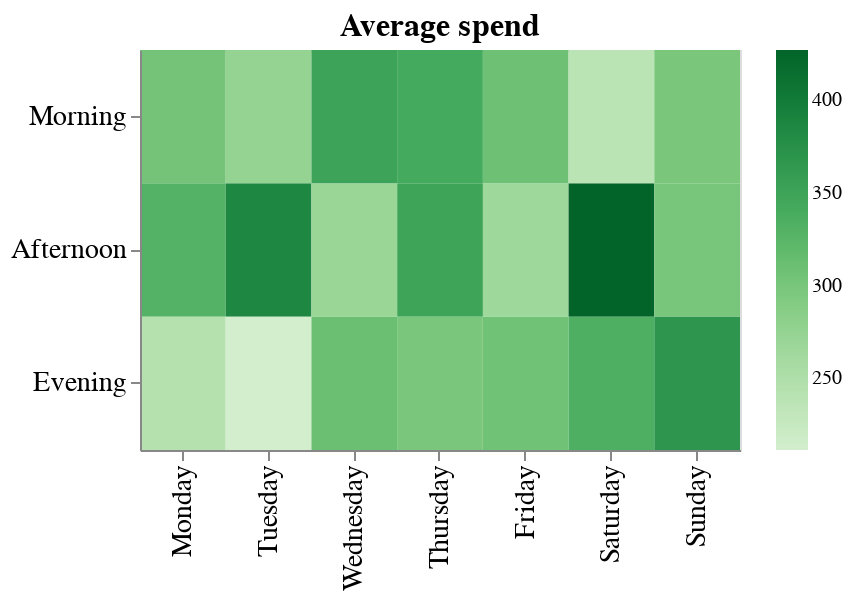

Write notebook code for a chart like this one.
### Code cell
# Let's try this... plot average transaction size for store A using `transform_filter`

plot_3 = (alt
 .Chart(agg_df)
 .mark_rect()
 .encode(
     alt.X('Day_of_week:N', title=None, sort=days),
     alt.Y('Time_of_day:N', title=None, sort=times),
     alt.Color('Avg_trans_size:Q', title=None, scale=alt.Scale(scheme='greens')),
     tooltip=[alt.Tooltip('Day_of_week', title = 'Day of the week'), 
              alt.Tooltip('Time_of_day', title = "Time of the day"), 
              alt.Tooltip('Avg_trans_size:Q', title = 'Average transaction size', format='$,.0f')])
 .transform_filter(alt.FieldEqualPredicate(field='Branch', equal='A'))
 .configure_axis(labelFontSize=14, titleFontSize=14)
 .configure_title(fontSize=16)
 .properties(width=300, height=200, title='Average spend')
)

plot_3

### Figure 1 — Vega-Lite specification as saved in the notebook (floating-point values rounded to 4 significant figures)
{"$schema": "https://vega.github.io/schema/vega-lite/v3.4.0.json", "config": {"axis": {"labelFontSize": 14, "titleFontSize": 14}, "mark": {"tooltip": null}, "title": {"fontSize": 16}, "view": {"height": 300, "width": 400}}, "data": {"name": "data-190ad67527f7402a31f09e2dba7b8aa5"}, "datasets": {"data-190ad67527f7402a31f09e2dba7b8aa5": [{"Avg_trans_size": 265.7, "Branch": "A", "Day_of_week": "Friday", "Invoice ID": 20, "Time_of_day": "Afternoon", "Total": 5315.0}, {"Avg_trans_size": 306.3, "Branch": "A", "Day_of_week": "Friday", "Invoice ID": 16, "Time_of_day": "Evening", "Total": 4901.0}, {"Avg_trans_size": 309.1, "Branch": "A", "Day_of_week": "Friday", "Invoice ID": 14, "Time_of_day": "Morning", "Total": 4328.0}, {"Avg_trans_size": 330.3, "Branch": "A", "Day_of_week": "Monday", "Invoice ID": 18, "Time_of_day": "Afternoon", "Total": 5945.0}, {"Avg_trans_size": 245.4, "Branch": "A", "Day_of_week": "Monday", "Invoice ID": 14, "Time_of_day": "Evening", "Total": 3436.0}, {"Avg_trans_size": 303.6, "Branch": "A", "Day_of_week": "Monday", "Invoice ID": 16, "Time_of_day": "Morning", "Total": 4858.0}, {"Avg_trans_size": 426.9, "Branch": "A", "Day_of_week": "Saturday", "Invoice ID": 16, "Time_of_day": "Afternoon", "Total": 6830.0}, {"Avg_trans_size": 334.4, "Branch": "A", "Day_of_week": "Saturday", "Invoice ID": 19, "Time_of_day": "Evening", "Total": 6354.0}, {"Avg_trans_size": 238.8, "Branch": "A", "Day_of_week": "Saturday", "Invoice ID": 15, "Time_of_day": "Morning", "Total": 3581.0}, {"Avg_trans_size": 299.8, "Branch": "A", "Day_of_week": "Sunday", "Invoice ID": 16, "Time_of_day": "Afternoon", "Total": 4797.0}, {"Avg_trans_size": 368.2, "Branch": "A", "Day_of_week": "Sunday", "Invoice ID": 21, "Time_of_day": "Evening", "Total": 7733.0}, {"Avg_trans_size": 298.4, "Branch": "A", "Day_of_week": "Sunday", "Invoice ID": 15, "Time_of_day": "Morning", "Total": 4477.0}, {"Avg_trans_size": 349.9, "Branch": "A", "Day_of_week": "Thursday", "Invoice ID": 20, "Time_of_day": "Afternoon", "Total": 6998.0}, {"Avg_trans_size": 298.7, "Branch": "A", "Day_of_week": "Thursday", "Invoice ID": 11, "Time_of_day": "Evening", "Total": 3286.0}, {"Avg_trans_size": 342.6, "Branch": "A", "Day_of_week": "Thursday", "Invoice ID": 15, "Time_of_day": "Morning", "Total": 5139.0}, {"Avg_trans_size": 386.5, "Branch": "A", "Day_of_week": "Tuesday", "Invoice ID": 18, "Time_of_day": "Afternoon", "Total": 6957.0}, {"Avg_trans_size": 211.5, "Branch": "A", "Day_of_week": "Tuesday", "Invoice ID": 17, "Time_of_day": "Evening", "Total": 3595.0}, {"Avg_trans_size": 275.2, "Branch": "A", "Day_of_week": "Tuesday", "Invoice ID": 16, "Time_of_day": "Morning", "Total": 4403.0}, {"Avg_trans_size": 270.5, "Branch": "A", "Day_of_week": "Wednesday", "Invoice ID": 17, "Time_of_day": "Afternoon", "Total": 4599.0}, {"Avg_trans_size": 310.1, "Branch": "A", "Day_of_week": "Wednesday", "Invoice ID": 11, "Time_of_day": "Evening", "Total": 3412.0}, {"Avg_trans_size": 350.5, "Branch": "A", "Day_of_week": "Wednesday", "Invoice ID": 15, "Time_of_day": "Morning", "Total": 5257.0}, {"Avg_trans_size": 254.9, "Branch": "B", "Day_of_week": "Friday", "Invoice ID": 21, "Time_of_day": "Afternoon", "Total": 5353.0}, {"Avg_trans_size": 331.7, "Branch": "B", "Day_of_week": "Friday", "Invoice ID": 13, "Time_of_day": "Evening", "Total": 4312.0}, {"Avg_trans_size": 279.6, "Branch": "B", "Day_of_week": "Friday", "Invoice ID": 17, "Time_of_day": "Morning", "Total": 4753.0}, {"Avg_trans_size": 327.2, "Branch": "B", "Day_of_week": "Monday", "Invoice ID": 13, "Time_of_day": "Afternoon", "Total": 4254.0}, {"Avg_trans_size": 256.6, "Branch": "B", "Day_of_week": "Monday", "Invoice ID": 15, "Time_of_day": "Evening", "Total": 3849.0}, {"Avg_trans_size": 421.1, "Branch": "B", "Day_of_week": "Monday", "Invoice ID": 11, "Time_of_day": "Morning", "Total": 4632.0}, {"Avg_trans_size": 334.0, "Branch": "B", "Day_of_week": "Saturday", "Invoice ID": 15, "Time_of_day": "Afternoon", "Total": 5010.0}, {"Avg_trans_size": 347.5, "Branch": "B", "Day_of_week": "Saturday", "Invoice ID": 30, "Time_of_day": "Evening", "Total": 10420.0}, {"Avg_trans_size": 390.0, "Branch": "B", "Day_of_week": "Saturday", "Invoice ID": 15, "Time_of_day": "Morning", "Total": 5850.0}, {"Avg_trans_size": 306.3, "Branch": "B", "Day_of_week": "Sunday", "Invoice ID": 15, "Time_of_day": "Afternoon", "Total": 4594.0}, {"Avg_trans_size": 244.2, "Branch": "B", "Day_of_week": "Sunday", "Invoice ID": 14, "Time_of_day": "Evening", "Total": 3418.0}, {"Avg_trans_size": 400.5, "Branch": "B", "Day_of_week": "Sunday", "Invoice ID": 6, "Time_of_day": "Morning", "Total": 2403.0}, {"Avg_trans_size": 406.8, "Branch": "B", "Day_of_week": "Thursday", "Invoice ID": 17, "Time_of_day": "Afternoon", "Total": 6915.0}, {"Avg_trans_size": 379.4, "Branch": "B", "Day_of_week": "Thursday", "Invoice ID": 15, "Time_of_day": "Evening", "Total": 5690.0}, {"Avg_trans_size": 264.4, "Branch": "B", "Day_of_week": "Thursday", "Invoice ID": 12, "Time_of_day": "Morning", "Total": 3173.0}, {"Avg_trans_size": 377.2, "Branch": "B", "Day_of_week": "Tuesday", "Invoice ID": 14, "Time_of_day": "Afternoon", "Total": 5281.0}, {"Avg_trans_size": 354.3, "Branch": "B", "Day_of_week": "Tuesday", "Invoice ID": 20, "Time_of_day": "Evening", "Total": 7087.0}, {"Avg_trans_size": 341.6, "Branch": "B", "Day_of_week": "Tuesday", "Invoice ID": 19, "Time_of_day": "Morning", "Total": 6491.0}, {"Avg_trans_size": 269.2, "Branch": "B", "Day_of_week": "Wednesday", "Invoice ID": 22, "Time_of_day": "Afternoon", "Total": 5923.0}, {"Avg_trans_size": 261.0, "Branch": "B", "Day_of_week": "Wednesday", "Invoice ID": 24, "Time_of_day": "Evening", "Total": 6263.0}, {"Avg_trans_size": 130.4, "Branch": "B", "Day_of_week": "Wednesday", "Invoice ID": 4, "Time_of_day": "Morning", "Total": 521.5}, {"Avg_trans_size": 477.1, "Branch": "C", "Day_of_week": "Friday", "Invoice ID": 17, "Time_of_day": "Afternoon", "Total": 8111.0}, {"Avg_trans_size": 419.6, "Branch": "C", "Day_of_week": "Friday", "Invoice ID": 13, "Time_of_day": "Evening", "Total": 5454.0}, {"Avg_trans_size": 175.0, "Branch": "C", "Day_of_week": "Friday", "Invoice ID": 8, "Time_of_day": "Morning", "Total": 1400.0}, {"Avg_trans_size": 284.0, "Branch": "C", "Day_of_week": "Monday", "Invoice ID": 19, "Time_of_day": "Afternoon", "Total": 5396.0}, {"Avg_trans_size": 334.7, "Branch": "C", "Day_of_week": "Monday", "Invoice ID": 11, "Time_of_day": "Evening", "Total": 3682.0}, {"Avg_trans_size": 230.9, "Branch": "C", "Day_of_week": "Monday", "Invoice ID": 8, "Time_of_day": "Morning", "Total": 1847.0}, {"Avg_trans_size": 323.8, "Branch": "C", "Day_of_week": "Saturday", "Invoice ID": 20, "Time_of_day": "Afternoon", "Total": 6476.0}, {"Avg_trans_size": 407.3, "Branch": "C", "Day_of_week": "Saturday", "Invoice ID": 18, "Time_of_day": "Evening", "Total": 7332.0}, {"Avg_trans_size": 266.4, "Branch": "C", "Day_of_week": "Saturday", "Invoice ID": 16, "Time_of_day": "Morning", "Total": 4262.0}, {"Avg_trans_size": 315.8, "Branch": "C", "Day_of_week": "Sunday", "Invoice ID": 17, "Time_of_day": "Afternoon", "Total": 5368.0}, {"Avg_trans_size": 295.0, "Branch": "C", "Day_of_week": "Sunday", "Invoice ID": 17, "Time_of_day": "Evening", "Total": 5016.0}, {"Avg_trans_size": 554.4, "Branch": "C", "Day_of_week": "Sunday", "Invoice ID": 12, "Time_of_day": "Morning", "Total": 6652.0}, {"Avg_trans_size": 215.0, "Branch": "C", "Day_of_week": "Thursday", "Invoice ID": 13, "Time_of_day": "Afternoon", "Total": 2795.0}, {"Avg_trans_size": 322.9, "Branch": "C", "Day_of_week": "Thursday", "Invoice ID": 18, "Time_of_day": "Evening", "Total": 5812.0}, {"Avg_trans_size": 325.9, "Branch": "C", "Day_of_week": "Thursday", "Invoice ID": 17, "Time_of_day": "Morning", "Total": 5540.0}, {"Avg_trans_size": 396.3, "Branch": "C", "Day_of_week": "Tuesday", "Invoice ID": 19, "Time_of_day": "Afternoon", "Total": 7529.0}, {"Avg_trans_size": 325.4, "Branch": "C", "Day_of_week": "Tuesday", "Invoice ID": 23, "Time_of_day": "Evening", "Total": 7484.0}, {"Avg_trans_size": 221.2, "Branch": "C", "Day_of_week": "Tuesday", "Invoice ID": 12, "Time_of_day": "Morning", "Total": 2654.0}, {"Avg_trans_size": 417.2, "Branch": "C", "Day_of_week": "Wednesday", "Invoice ID": 18, "Time_of_day": "Afternoon", "Total": 7510.0}, {"Avg_trans_size": 306.9, "Branch": "C", "Day_of_week": "Wednesday", "Invoice ID": 15, "Time_of_day": "Evening", "Total": 4604.0}, {"Avg_trans_size": 331.9, "Branch": "C", "Day_of_week": "Wednesday", "Invoice ID": 17, "Time_of_day": "Morning", "Total": 5642.0}]}, "encoding": {"color": {"field": "Avg_trans_size", "scale": {"scheme": "greens"}, "title": null, "type": "quantitative"}, "tooltip": [{"field": "Day_of_week", "title": "Day of the week", "type": "nominal"}, {"field": "Time_of_day", "title": "Time of the day", "type": "nominal"}, {"field": "Avg_trans_size", "format": "$,.0f", "title": "Average transaction size", "type": "quantitative"}], "x": {"field": "Day_of_week", "sort": ["Monday", "Tuesday", "Wednesday", "Thursday", "Friday", "Saturday", "Sunday"], "title": null, "type": "nominal"}, "y": {"field": "Time_of_day", "sort": ["Morning", "Afternoon", "Evening"], "title": null, "type": "nominal"}}, "height": 200, "mark": "rect", "title": "Average spend", "transform": [{"filter": {"equal": "A", "field": "Branch"}}], "width": 300}
